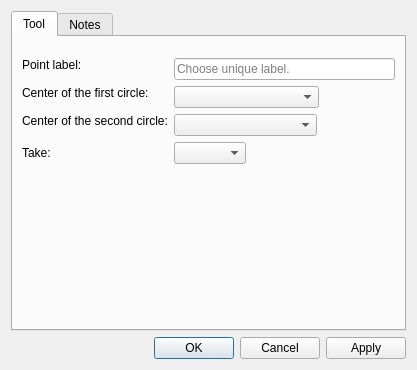
<?xml version="1.0" encoding="UTF-8"?>
<ui version="4.0">
 <class>DialogPointOfIntersectionCircles</class>
 <widget class="QDialog" name="DialogPointOfIntersectionCircles">
  <property name="geometry">
   <rect>
    <x>0</x>
    <y>0</y>
    <width>417</width>
    <height>370</height>
   </rect>
  </property>
  <property name="windowTitle">
   <string>Tool point of intersection circles</string>
  </property>
  <property name="windowIcon">
   <iconset resource="../../../vmisc/share/resources/icon.qrc">
    <normaloff>:/icon/64x64/icon64x64.png</normaloff>:/icon/64x64/icon64x64.png</iconset>
  </property>
  <layout class="QVBoxLayout" name="verticalLayout_2">
   <item>
    <widget class="QTabWidget" name="tabWidget">
     <property name="currentIndex">
      <number>0</number>
     </property>
     <widget class="QWidget" name="tab">
      <attribute name="title">
       <string>Tool</string>
      </attribute>
      <layout class="QVBoxLayout" name="verticalLayout">
       <item>
        <widget class="QWidget" name="formulaPlaceholder" native="true"/>
       </item>
       <item>
        <widget class="QWidget" name="formula2Placeholder" native="true"/>
       </item>
       <item>
        <layout class="QFormLayout" name="formLayout">
         <property name="fieldGrowthPolicy">
          <enum>QFormLayout::ExpandingFieldsGrow</enum>
         </property>
         <item row="0" column="0">
          <widget class="QLabel" name="labelEditNamePoint">
           <property name="sizePolicy">
            <sizepolicy hsizetype="Fixed" vsizetype="Fixed">
             <horstretch>0</horstretch>
             <verstretch>0</verstretch>
            </sizepolicy>
           </property>
           <property name="text">
            <string>Point label:</string>
           </property>
          </widget>
         </item>
         <item row="0" column="1">
          <widget class="QLineEdit" name="lineEditNamePoint">
           <property name="toolTip">
            <string>Unique label</string>
           </property>
           <property name="placeholderText">
            <string>Choose unique label.</string>
           </property>
          </widget>
         </item>
         <item row="1" column="0">
          <widget class="QLabel" name="labelCircle1Center">
           <property name="sizePolicy">
            <sizepolicy hsizetype="Expanding" vsizetype="Fixed">
             <horstretch>0</horstretch>
             <verstretch>0</verstretch>
            </sizepolicy>
           </property>
           <property name="text">
            <string>Center of the first circle:</string>
           </property>
          </widget>
         </item>
         <item row="1" column="1">
          <widget class="QComboBox" name="comboBoxCircle1Center">
           <property name="sizePolicy">
            <sizepolicy hsizetype="Preferred" vsizetype="Fixed">
             <horstretch>0</horstretch>
             <verstretch>0</verstretch>
            </sizepolicy>
           </property>
           <property name="minimumSize">
            <size>
             <width>145</width>
             <height>0</height>
            </size>
           </property>
          </widget>
         </item>
         <item row="2" column="0">
          <widget class="QLabel" name="labelCircle2Center">
           <property name="sizePolicy">
            <sizepolicy hsizetype="Expanding" vsizetype="Fixed">
             <horstretch>0</horstretch>
             <verstretch>0</verstretch>
            </sizepolicy>
           </property>
           <property name="text">
            <string>Center of the second circle:</string>
           </property>
          </widget>
         </item>
         <item row="2" column="1">
          <widget class="QComboBox" name="comboBoxCircle2Center">
           <property name="sizePolicy">
            <sizepolicy hsizetype="Preferred" vsizetype="Fixed">
             <horstretch>0</horstretch>
             <verstretch>0</verstretch>
            </sizepolicy>
           </property>
           <property name="minimumSize">
            <size>
             <width>143</width>
             <height>0</height>
            </size>
           </property>
          </widget>
         </item>
         <item row="3" column="0">
          <widget class="QLabel" name="label">
           <property name="text">
            <string>Take:</string>
           </property>
          </widget>
         </item>
         <item row="3" column="1">
          <widget class="QComboBox" name="comboBoxResult"/>
         </item>
        </layout>
       </item>
       <item>
        <spacer name="verticalSpacer">
         <property name="orientation">
          <enum>Qt::Vertical</enum>
         </property>
         <property name="sizeHint" stdset="0">
          <size>
           <width>20</width>
           <height>40</height>
          </size>
         </property>
        </spacer>
       </item>
      </layout>
     </widget>
     <widget class="QWidget" name="tab_2">
      <attribute name="title">
       <string>Notes</string>
      </attribute>
      <layout class="QVBoxLayout" name="verticalLayout_3">
       <item>
        <widget class="QPlainTextEdit" name="plainTextEditToolNotes"/>
       </item>
      </layout>
     </widget>
    </widget>
   </item>
   <item>
    <widget class="QDialogButtonBox" name="buttonBox">
     <property name="orientation">
      <enum>Qt::Horizontal</enum>
     </property>
     <property name="standardButtons">
      <set>QDialogButtonBox::Apply|QDialogButtonBox::Cancel|QDialogButtonBox::Ok</set>
     </property>
    </widget>
   </item>
  </layout>
 </widget>
 <customwidgets/>
 <resources>
  <include location="../../../vmisc/share/resources/icon.qrc"/>
 </resources>
 <connections>
  <connection>
   <sender>buttonBox</sender>
   <signal>accepted()</signal>
   <receiver>DialogPointOfIntersectionCircles</receiver>
   <slot>accept()</slot>
   <hints>
    <hint type="sourcelabel">
     <x>248</x>
     <y>254</y>
    </hint>
    <hint type="destinationlabel">
     <x>157</x>
     <y>274</y>
    </hint>
   </hints>
  </connection>
  <connection>
   <sender>buttonBox</sender>
   <signal>rejected()</signal>
   <receiver>DialogPointOfIntersectionCircles</receiver>
   <slot>reject()</slot>
   <hints>
    <hint type="sourcelabel">
     <x>316</x>
     <y>260</y>
    </hint>
    <hint type="destinationlabel">
     <x>286</x>
     <y>274</y>
    </hint>
   </hints>
  </connection>
 </connections>
</ui>
